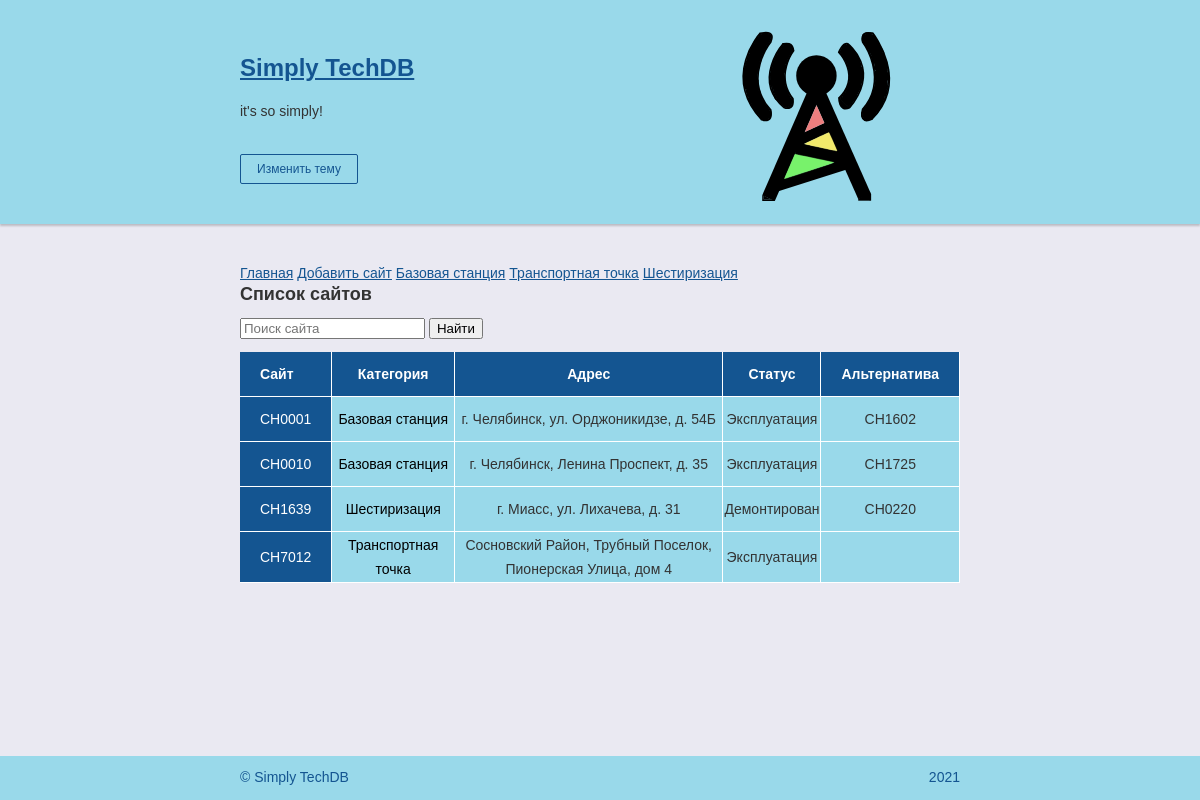
/techdb/, run on the app's committed database.
### techdb/models.py (models this page shows, shortened)
class Category(models.Model):
    name = models.CharField(max_length=30, db_index=True, verbose_name='Наименование')
    class Meta:
        verbose_name_plural = 'Категории'
        verbose_name = 'Категория'
        ordering = ['name']

class Site(models.Model):
    title = models.CharField(max_length=50, verbose_name='Сайт')
    category = models.ForeignKey('Category', null=True,
                                on_delete=models.PROTECT, verbose_name='Категория')
    address = models.TextField(null=True, blank=True, verbose_name='Адрес')
    status = models.TextField(null=True, blank=True, verbose_name='Статус')
    alternative = models.TextField(null=True, blank=True, verbose_name='Альтернатива')
    class Meta:
        verbose_name_plural = 'Сайты'
        verbose_name = 'Сайт'
        ordering = ['title']

### techdb/views.py (the view)
# urls.py: path('', index, name='index'),
def index(request):
    sites = Site.objects.all()
    categories = Category.objects.all()
    return render(request, 'techdb/index.html', {'sites': sites, 'categories': categories,})

### techdb/templates/techdb/index.html
{% extends "layout/basic.html" %}
{% block content %}
<h2 class="section-title">Список сайтов</h2>
<div class="about-content">
	<form>
		<p><input type="search" name="q" placeholder="Поиск сайта">
			<input type="submit" value="Найти"></p>
	</form>
	<table>
		<tr>
			<th>Сайт</th>
			<th>Категория</th>
			<th>Адрес</th>
			<th>Статус</th>
			<th>Альтернатива</th>
		</tr>
		{% for site in sites %}
		<tr>
			<td><a href="{% url 'site_view' site.id %}">{{ site.title }}</a></td>
			<td><a href="{% url 'by_category' site.category.pk %}">{{ site.category.name }}</a></td>
			<td>{{ site.address }}</td>
			<td>{{ site.status}}</td>
			<td>{{ site.alternative }}</td>
		</tr>
		{% endfor %}
	</table>
</div>
{% endblock %}

### techdb/templates/layout/basic.html (shortened to what this page needs)
{% load static %}
<!DOCTYPE html>
<html lang="ru">
<head>
  <link rel="stylesheet" type="text/css" href="{% static 'techdb/style.css' %}">
</head>
<body class="page">
  <header class="page-header">
    <div class="container">
      <h1 class="page-title"><a href="{% url 'index' %}">Simply TechDB</a></h1>
	  <p>it's so simply!</p>
	  <button class="theme-button" type="button">Изменить тему</button>
    </div>
  </header>
  <main>
      <section class="about container">
          <nav class="container">
            <a href="{% url 'index' %}">Главная</a>
            <a href="{% url 'new' %}">Добавить сайт</a>
	        {% for category in categories %}
            <a href="{% url 'by_category' category.pk %}">{{ category.name }}</a>
	        {% endfor %}
          </nav>
          {% block content %}
          {% endblock %}
      </section>
  </main>
  <footer class="page-footer">
    <div class="container">
      <p>© Simply TechDB</p>
      <p>{% now "Y" %}</p>
    </div>
  </footer>
</body>
</html>

### techdb/static/techdb/style.css (style rules this page uses)
* { box-sizing: border-box; }
.container { width: 720px; margin: 0 auto; }
.page { display: flex; flex-direction: column; min-width: 640px; min-height: 100vh; margin: 0; font-family: "Verdana", "Tahoma", sans-serif; font-size: 14px; line-height: 18px; color: #333333; background-color: #eae9f2; }
.section-title { width: 100%; margin: 0; margin-bottom: 10px; padding: 0; font-weight: bold; font-size: 18px; line-height: 24px; }
a { color: rgb(20, 85, 145); }
.page-header { margin-bottom: 40px; background-color: rgb(153, 217, 234); box-shadow: 0 2px 2px rgba(0, 0, 0, 0.2); }
.page-header .container { padding-top: 40px; padding-bottom: 40px; background-image: url("img/radiotower.svg"); background-repeat: no-repeat; background-position: bottom right; background-size: 290px 212px; }
.page-header a { font-size: 24px; line-height: 24px; }
.page-title { margin: 0; margin-bottom: 4px; padding: 0; font-weight: bold; font-size: 36px; line-height: 48px; }
.theme-button { position: relative; margin-top: 20px; padding-top: 7px; padding-right: 16px; padding-bottom: 7px; padding-left: 16px; font-size: 12px; border-radius: 2px; background-color: transparent; cursor: pointer; color: rgb(20, 85, 145); border: 1px solid rgb(20, 85, 145); }
.about { display: flex; flex-wrap: wrap; justify-content: space-between; margin-bottom: 32px; }
.about-content { width: 1080px; font-size: 14px; line-height: 24px; }
.about-content p { margin: 0; margin-bottom: 12px; padding: 0; }
table { font-family: "Lucida Sans Unicode", "Lucida Grande", Sans-Serif; font-size: 14px; border-collapse: collapse; text-align: center; }
th, td:first-child { background: rgb(20, 85, 145); color: white; padding: 10px 20px; }
th, td { border-style: solid; border-width: 0 1px 1px 0; border-color: white; }
td { background: rgb(153, 217, 234); }
th:first-child, td:first-child { text-align: left; }
td:first-child a { color: white; }
td a { color: black; text-decoration: none; }
.page-footer { margin-top: auto; color: rgb(20, 85, 145); background-color: rgb(153, 217, 234); }
.page-footer .container { display: flex; align-items: center; justify-content: space-between; padding-top: 12px; padding-bottom: 14px; }
.page-footer p { margin: 0; padding: 0; }
.dark-theme th, td { border-style: solid; border-width: 0 1px 1px 0; border-color: white; }
.dark-theme th:first-child, td:first-child { text-align: left; }

### data on the page
Category: name "Базовая станция"
Category: name "Транспортная точка"
Category: name "Шестиризация"
Site: title "CH0001", category.name "Базовая станция", address "г. Челябинск, ул. Орджоникидзе, д. 54Б", status "Эксплуатация", alternative "CH1602"
Site: title "CH0010", category.name "Базовая станция", address "г. Челябинск, Ленина Проспект, д. 35", status "Эксплуатация", alternative "CH1725"
Site: title "CH1639", category.name "Шестиризация", address "г. Миасс, ул. Лихачева, д. 31", status "Демонтирован", alternative "CH0220"
Site: title "CH7012", category.name "Транспортная точка", address "Сосновский Район, Трубный Поселок, Пионерская Улица, дом 4", status "Эксплуатация"
